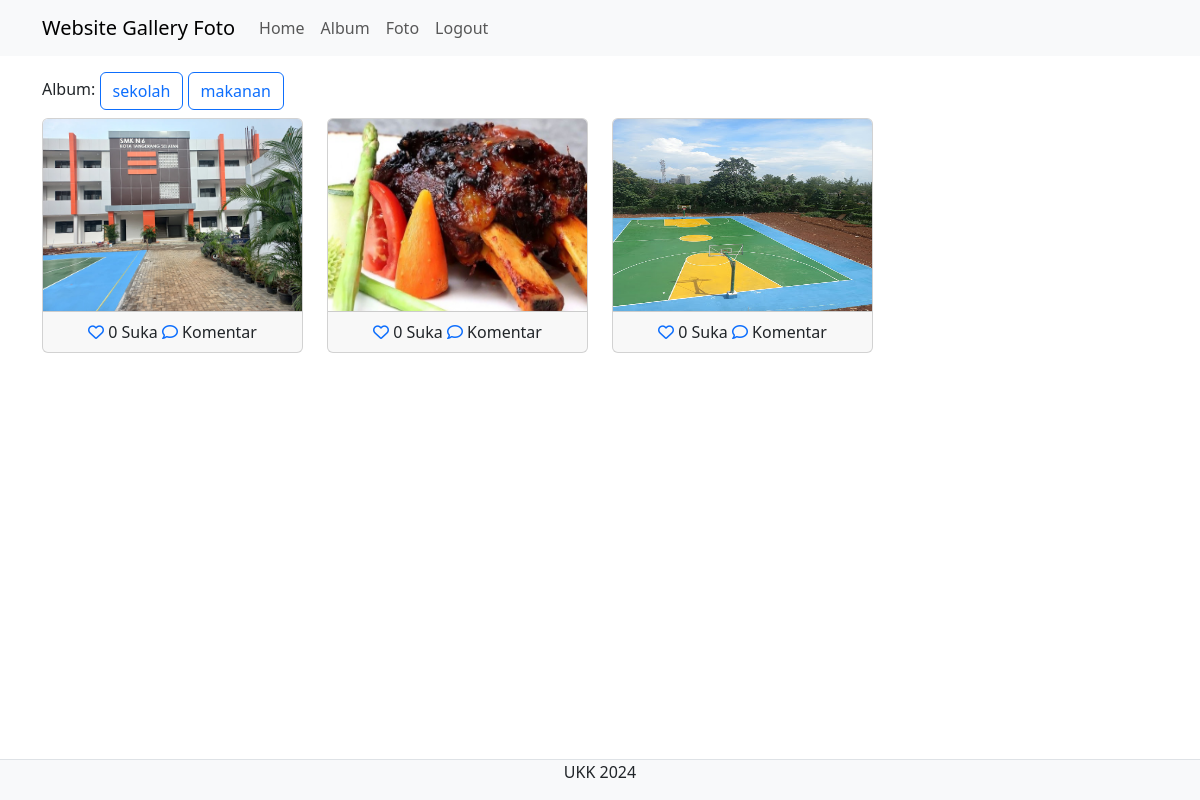
The page /home.php (signed in) on the database its author committed.
### tables this page shows
CREATE TABLE `album` (
  `albumid` int(11) NOT NULL,
  `namaalbum` varchar(255) NOT NULL,
  `deskripsi` text NOT NULL,
  `tanggaldibuat` date NOT NULL,
  `userid` int(11) NOT NULL
);

CREATE TABLE `foto` (
  `fotoid` int(11) NOT NULL,
  `judulfoto` varchar(255) NOT NULL,
  `deskripsifoto` text NOT NULL,
  `tanggalunggah` date NOT NULL,
  `lokasifile` varchar(255) NOT NULL,
  `albumid` int(11) NOT NULL,
  `userid` int(11) NOT NULL
);

### home.php (the view, shortened to what this page needs)
<?php
include "koneksi.php";
$userid = $_SESSION['userid'];
?>
</html>
<!DOCTYPE html>
<html lang="en">
<head>
    <link rel="stylesheet" type="text/css" href="assets/css/bootstrap.min.css">
    <link rel="stylesheet" href="https://cdnjs.cloudflare.com/ajax/libs/font-awesome/6.5.1/css/all.min.css" />
</head>
<body>
    <nav class="navbar navbar-expand-lg bg-body-tertiary">
        <div class="container">
            <a class="navbar-brand" href="index.php">Website Gallery Foto</a>
            <div class="collapse navbar-collapse" id="navbarNavAltMarkup">
                <div class="navbar-nav me-auto">
                    <?php
                    if (!isset($_SESSION['userid'])) {
                    ?>
                        <a href="register.php" class="btn btn-outline-primary m-1">Register</a>
                        <a href="login.php" class="btn btn-outline-primary m-1">Login</a>
                    <?php
                    } else {
                    ?>
                        <li class="nav-item">
                            <a class="nav-link" aria-current="page" href="home.php">Home</a>
                        </li>
                        <li class="nav-item">
                            <a class="nav-link" href="album.php">Album</a>
                        </li>
                        <li class="nav-item">
                            <a class="nav-link" href="foto.php">Foto</a>
                        </li>
                        <li class="nav-item">
                            <a class="nav-link" href="logout.php">Logout</a>
                        </li>
                    <?php
                    }
                    ?>
                </div>
            </div>
        </div>
    </nav>
    <div class="container mt-3">
        Album:
        <?php
        $album = mysqli_query($conn, "select * from album where userid='$userid'");
        while ($row = mysqli_fetch_array($album)) { ?>
            <a href="home.php?albumid=<?php echo $row['albumid'] ?>" class="btn btn-outline-primary"><?php echo $row['namaalbum'] ?></a>
        <?php } ?>
        <div class="row">
            <?php
            if (isset($_GET['albumid'])) {
                $albumid = $_GET['albumid'];
                $query = mysqli_query($conn, "select * from foto where userid='$userid' and albumid='$albumid'");
                while ($data = mysqli_fetch_array($query)) { ?>
                    <div class="col-md-3 mt-2">
                        <div class="card">
                            <img src="gambar/<?= $data['lokasifile'] ?>" class="card-img-top" title="" style="height: 12rem;" alt="">
                            <div class="card-footer text-center">
                                <?php
                                $fotoid = $data['fotoid'];
                                $ceksuka = mysqli_query($conn, "select * from likefoto where fotoid='$fotoid' and userid='$userid'");
                                if (mysqli_num_rows($ceksuka) == 1) { ?>
                                    <a href="like.php?fotoid=<?= $data['fotoid'] ?>" name="batalsuka"><i class="fa fa-heart"></i></a>
                                <?php } else { ?>
                                    <a href="like.php?fotoid=<?= $data['fotoid'] ?>" name="suka"><i class="fa-regular fa-heart"></i></a>
                                <?php }
                                $like = mysqli_query($conn, "select * from likefoto where fotoid='$fotoid'");
                                echo mysqli_num_rows($like) . ' Suka';
                                ?>
                                <a href="komentar.php?fotoid=<?= $data['fotoid'] ?>"><i class="fa-regular fa-comment"></i></a>Komentar
                            </div>
                        </div>
                        <br>
                    </div>
                <?php }
            } else {
                $sql = mysqli_query($conn, "select * from foto where userid='$userid'");
                while ($data = mysqli_fetch_array($sql)) {
                ?>
                    <div class="col-md-3 mt-2">
                        <div class="card">
                            <img src="gambar/<?= $data['lokasifile'] ?>" class="card-img-top" title="" style="height: 12rem;" alt="">
                            <div class="card-footer text-center">
                                <?php
                                $fotoid = $data['fotoid'];
                                $ceksuka = mysqli_query($conn, "select * from likefoto where fotoid='$fotoid' and userid='$userid'");
                                if (mysqli_num_rows($ceksuka) == 1) { ?>
                                    <a href="like.php?fotoid=<?= $data['fotoid'] ?>" name="batalsuka"><i class="fa fa-heart"></i></a>
                                <?php } else { ?>
                                    <a href="like.php?fotoid=<?= $data['fotoid'] ?>" name="suka"><i class="fa-regular fa-heart"></i></a>
                                <?php }
                                $like = mysqli_query($conn, "select * from likefoto where fotoid='$fotoid'");
                                echo mysqli_num_rows($like) . ' Suka';
                                ?>
                                <a href="komentar.php?fotoid=<?= $data['fotoid'] ?>"><i class="fa-regular fa-comment"></i></a> Komentar
                            </div>
                        </div>
                        <br>
                    </div>
            <?php
                }
            }
            ?>
        </div>
    </div>
    <footer class="d-flex justify-content-center border-top mt-3 bg-light fixed-bottom">
        <p>UKK 2024</p>
    </footer>
</body>
</html>

### rows shown on the page
album: namaalbum "sekolah"
album: namaalbum "makanan"
foto: lokasifile (picture), mysqli_num_rows($like) "0"
foto: lokasifile (picture), mysqli_num_rows($like) "0"
foto: lokasifile (picture), mysqli_num_rows($like) "0"
